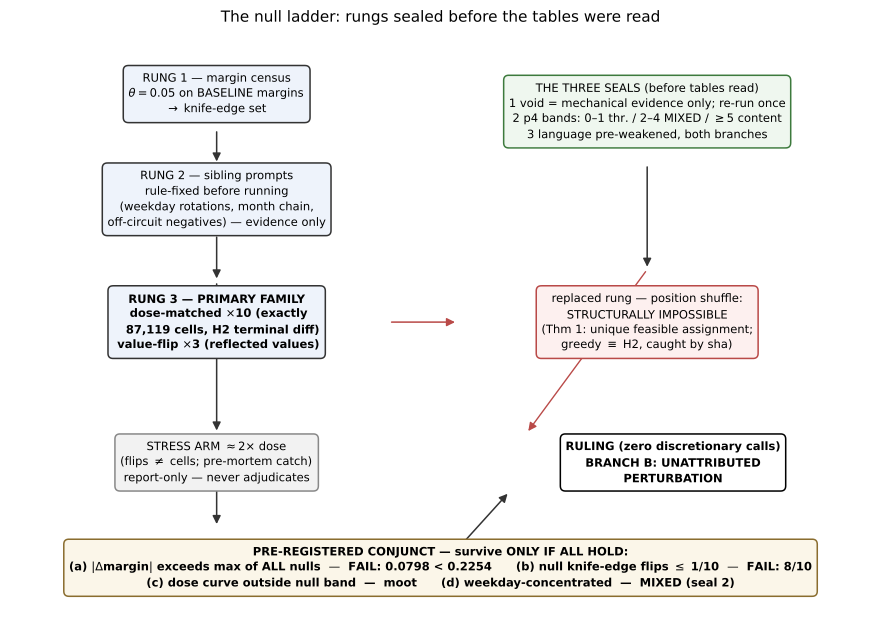

Write Python code to recreate this figure.
#!/usr/bin/env python3
"""The null-ladder diagram (Sec 6) — rungs, seals, and the ruling flow.

Structure comes from the sealed decisions (ISA, 2026-08-19/20/21).
De-circulared (P2-W3): the quantitative leaf 8/10 is DERIVED from the
banked judge logs (sha-verified); the margin leaf (0.0798 vs 0.2254)
is pinned to the README ruling block — the banked record — because
the base-side dump that produced it was never banked (the in-tree
re-derivation and its verdict-invariance cross-check live in
adjudication_table.py). Prints what it parsed (numbers gate).
"""
import hashlib
import re
from pathlib import Path

import matplotlib

matplotlib.use("Agg")
import matplotlib.pyplot as plt
from matplotlib.patches import FancyBboxPatch, FancyArrowPatch

ROOT = Path(__file__).resolve().parents[2]
EV = ROOT / "evidence"
README = EV / "session-i-primary" / "README.md"


def sha_ok(session_dir: Path, rel: str) -> None:
    sums = {}
    for line in (session_dir / "SHA256SUMS").read_text().splitlines():
        if line.strip():
            h, _, name = line.partition("  ")
            sums[name.strip().lstrip("./")] = h
    want = sums.get(rel)
    if want is None:
        raise SystemExit(f"no banked sha for {rel}")
    got = hashlib.sha256((session_dir / rel).read_bytes()).hexdigest()
    if got != want:
        raise SystemExit(f"SHA MISMATCH {rel}: {got} != {want}")


text = README.read_text()
m_a = re.search(r"\(a\) FAIL — ([\d.]+) < ([\d.]+)", text)
assert m_a, "banked (a) ruling not found in README"
DMARGIN_H2, DMARGIN_NULL = m_a.group(1), m_a.group(2)

sha_ok(EV / "session-f-judge", "p3_run1.log")
base_p3 = (EV / "session-f-judge" / "p3_run1.log").read_text()
flips = 0
for i in range(1, 11):
    sha_ok(EV / "session-i-primary", f"null-d{i}/p3_run1.log")
    f = EV / "session-i-primary" / f"null-d{i}" / "p3_run1.log"
    if f.read_text() != base_p3:
        flips += 1
assert flips == 8, f"leaf (b): {flips}/10 != 8/10"
FLIPS = str(flips)
print(f"parsed: (a) banked {DMARGIN_H2} < {DMARGIN_NULL} ; "
      f"(b) derived from logs {FLIPS}/10")

fig, ax = plt.subplots(figsize=(9.2, 6.4))
ax.set_xlim(0, 100)
ax.set_ylim(0, 100)
ax.axis("off")

BOX = dict(boxstyle="round,pad=0.45", lw=1.1)
def box(x, y, w, h, body, fc="#f5f5f5", ec="#333333", fs=8.3, weight="normal"):
    ax.text(x + w / 2, y + h / 2, body, ha="center", va="center",
            fontsize=fs, linespacing=1.35, fontweight=weight,
            bbox={**BOX, "facecolor": fc, "edgecolor": ec})

def arrow(x1, y1, x2, y2, style="-|>", color="#333333", lw=1.1):
    ax.add_patch(FancyArrowPatch((x1, y1), (x2, y2), arrowstyle=style,
                                 mutation_scale=12, color=color, lw=lw,
                                 shrinkA=2, shrinkB=2))

# rung column (left/center)
box(4, 84, 40, 12, "RUNG 1 — margin census\n$\\theta=0.05$ on BASELINE margins\n$\\to$ knife-edge set", fc="#eef3fb")
box(4, 66, 40, 12, "RUNG 2 — sibling prompts\nrule-fixed before running\n(weekday rotations, month chain,\noff-circuit negatives) — evidence only", fc="#eef3fb")
box(4, 44, 40, 14, "RUNG 3 — PRIMARY FAMILY\n dose-matched $\\times$10 (exactly\n   87,119 cells, H2 terminal diff)\n value-flip $\\times$3 (reflected values)", fc="#eef3fb", weight="bold")
box(52, 44, 44, 14, "replaced rung — position shuffle:\nSTRUCTURALLY IMPOSSIBLE\n(Thm 1: unique feasible assignment;\ngreedy $\\equiv$ H2, caught by sha)", fc="#fdf0ef", ec="#b94a48")
box(4, 22, 40, 10, "STRESS ARM $\\approx$2$\\times$ dose\n(flips $\\neq$ cells; pre-mortem catch)\nreport-only — never adjudicates", fc="#f2f2f2", ec="#888888")

# seals (right)
box(52, 78, 44, 18, "THE THREE SEALS (before tables read)\n"
    "1 void = mechanical evidence only; re-run once\n"
    "2 p4 bands: 0–1 thr. / 2–4 MIXED / $\\geq$5 content\n"
    "3 language pre-weakened, both branches", fc="#eff7ef", ec="#3d7a3d")

# conjunct + ruling
box(4, 2, 92, 14,
    f"PRE-REGISTERED CONJUNCT — survive ONLY IF ALL HOLD:\n"
    f"(a) $|\\Delta$margin$|$ exceeds max of ALL nulls  —  FAIL: {DMARGIN_H2} < {DMARGIN_NULL}      "
    f"(b) null knife-edge flips $\\leq$ 1/10  —  FAIL: {FLIPS}/10\n"
    f"(c) dose curve outside null band  —  moot      "
    f"(d) weekday-concentrated  —  MIXED (seal 2)",
    fc="#fbf6e9", ec="#8a6d2f", weight="bold")
box(58, 22, 38, 10, "RULING (zero discretionary calls)\nBRANCH B: UNATTRIBUTED\nPERTURBATION", fc="#ffffff", ec="#000000", weight="bold")

arrow(24, 84, 24, 78)
arrow(24, 66, 24, 58)
arrow(24, 58, 24, 32)
arrow(44, 51, 52, 51, style="-|>", color="#b94a48")
arrow(74, 78, 74, 60)
arrow(74, 60, 60, 32, color="#b94a48", lw=1.0)
arrow(50, 9, 58, 22)
arrow(24, 32, 24, 16)

ax.set_title("The null ladder: rungs sealed before the tables were read",
             fontsize=11, pad=10)
fig.tight_layout()
out = Path(__file__).parent / "ladder.pdf"
fig.savefig(out, bbox_inches="tight")
print(f"wrote {out}")
